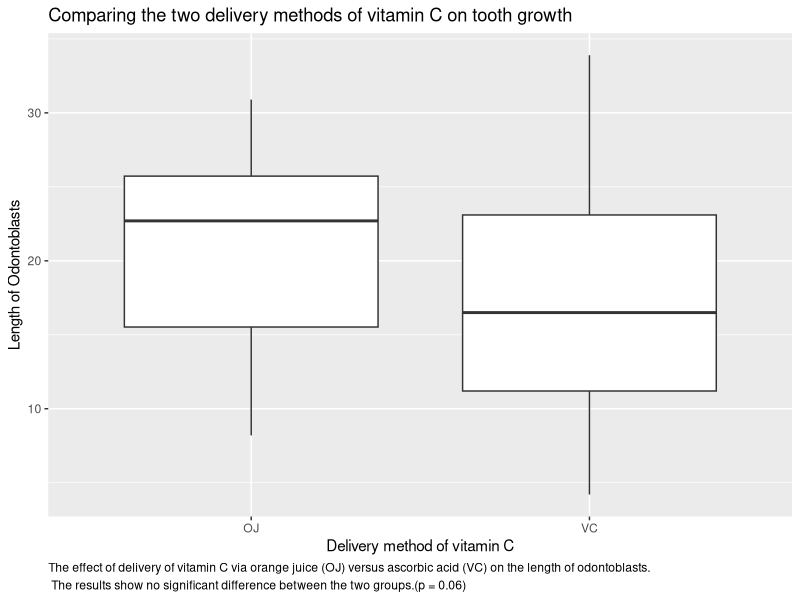
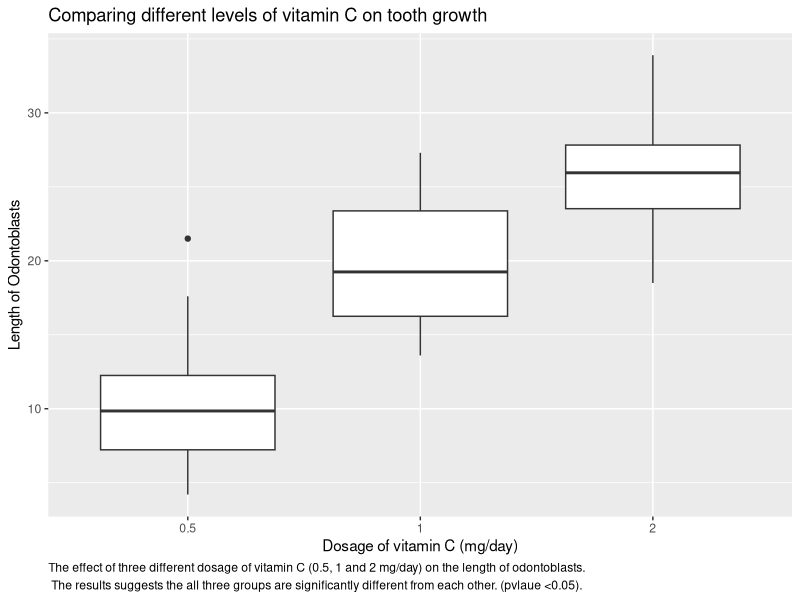
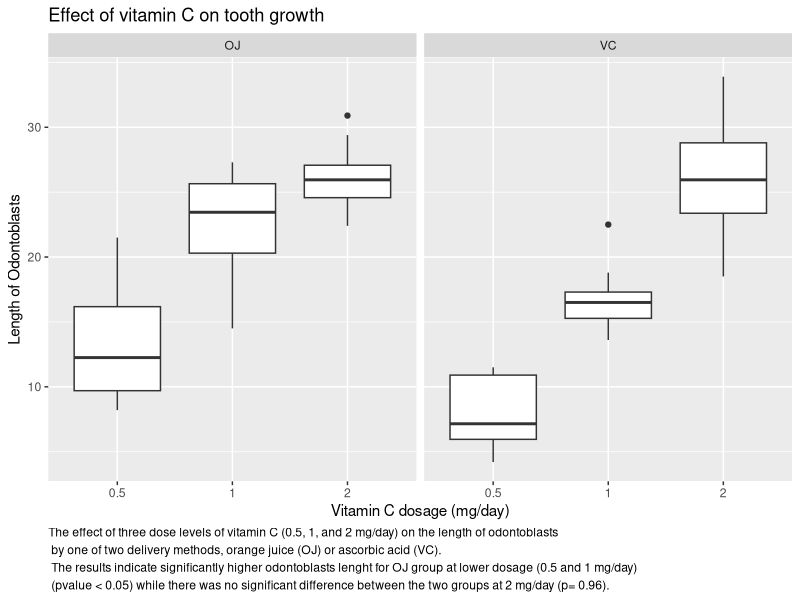

These figures' R source, in order:
## ---- chunk 1
library (dplyr)
library (ggplot2)

## ---- chunk 2
mydata <- ToothGrowth
## ---- chunk 3
str (mydata)
head (mydata)
## ---- chunk 4
mydata$dose <- as.factor (mydata$dose)
## ---- chunk 5
summary (mydata)
## ---- chunk 6
g1 <- ggplot (data= mydata, aes (x=supp, y= len))
g1 <- g1 + geom_boxplot()
g1 <- g1 + labs (x= "Delivery method of vitamin C", y= "Length of Odontoblasts", title = "Comparing the two delivery methods of vitamin C on tooth growth", caption = "The effect of delivery of vitamin C via orange juice (OJ) versus ascorbic acid (VC) on the length of odontoblasts.\n The results show no significant difference between the two groups.(p = 0.06)")+ theme(plot.caption = element_text(lineheight = 1.2, hjust= 0))
g1
## ---- chunk 7
t.test(len ~ supp, data = mydata)$p.value
## ---- chunk 8
g2 <- ggplot (data= mydata, aes (x=dose, y= len))
g2 <- g2 + geom_boxplot()
g2 <- g2 + labs (x= "Dosage of vitamin C (mg/day)", y= "Length of Odontoblasts", title = "Comparing different levels of vitamin C on tooth growth", caption = "The effect of three different dosage of vitamin C (0.5, 1 and 2 mg/day) on the length of odontoblasts.\n The results suggests the all three groups are significantly different from each other. (pvlaue <0.05).")+ theme(plot.caption = element_text(lineheight = 1.2, hjust= 0))
g2
## ---- chunk 9
with (mydata, t.test (len [dose == 0.5], len [dose == 1]))$p.value
## ---- chunk 10
with (mydata, t.test (len [dose == 0.5], len [dose == 2]))$p.value
## ---- chunk 11
with (mydata, t.test (len [dose == 1], len [dose == 2]))$p.value
## ---- chunk 12
grouped_data <- mydata %>% group_by(supp, dose)
averages <- grouped_data %>% summarise(mean = mean (len))
averages
## ---- chunk 13
g3 <- ggplot (data= mydata, aes (x=dose, y= len))
g3 <- g3 + geom_boxplot()+ facet_grid(.~ supp)
g3 <- g3 + labs (x= "Vitamin C dosage (mg/day)", y= "Length of Odontoblasts", title = "Effect of vitamin C on tooth growth", caption = "The effect of three dose levels of vitamin C (0.5, 1, and 2 mg/day) on the length of odontoblasts \n by one of two delivery methods, orange juice (OJ) or ascorbic acid (VC). \n The results indicate significantly higher odontoblasts lenght for OJ group at lower dosage (0.5 and 1 mg/day) \n (pvalue < 0.05) while there was no significant difference between the two groups at 2 mg/day (p= 0.96). ")+ theme(plot.caption = element_text(lineheight = 1.2, hjust= 0))
g3
## ---- chunk 14
mydata_0.5 <- subset(mydata, mydata$dose==.5)
mydata_1 <- subset(mydata, mydata$dose==1)
mydata_2 <- subset(mydata, mydata$dose==2)

t_0.5 <- t.test(len~supp, data=mydata_0.5)$p.value
t_1 <- t.test(len~supp, data=mydata_1)$p.value
t_2 <- t.test(len~supp, data=mydata_2)$p.value

t_summary <- c ("dose= 0.5"= t_0.5, "dose= 1"= t_1, "dose= 2"= t_2)
t_summary
